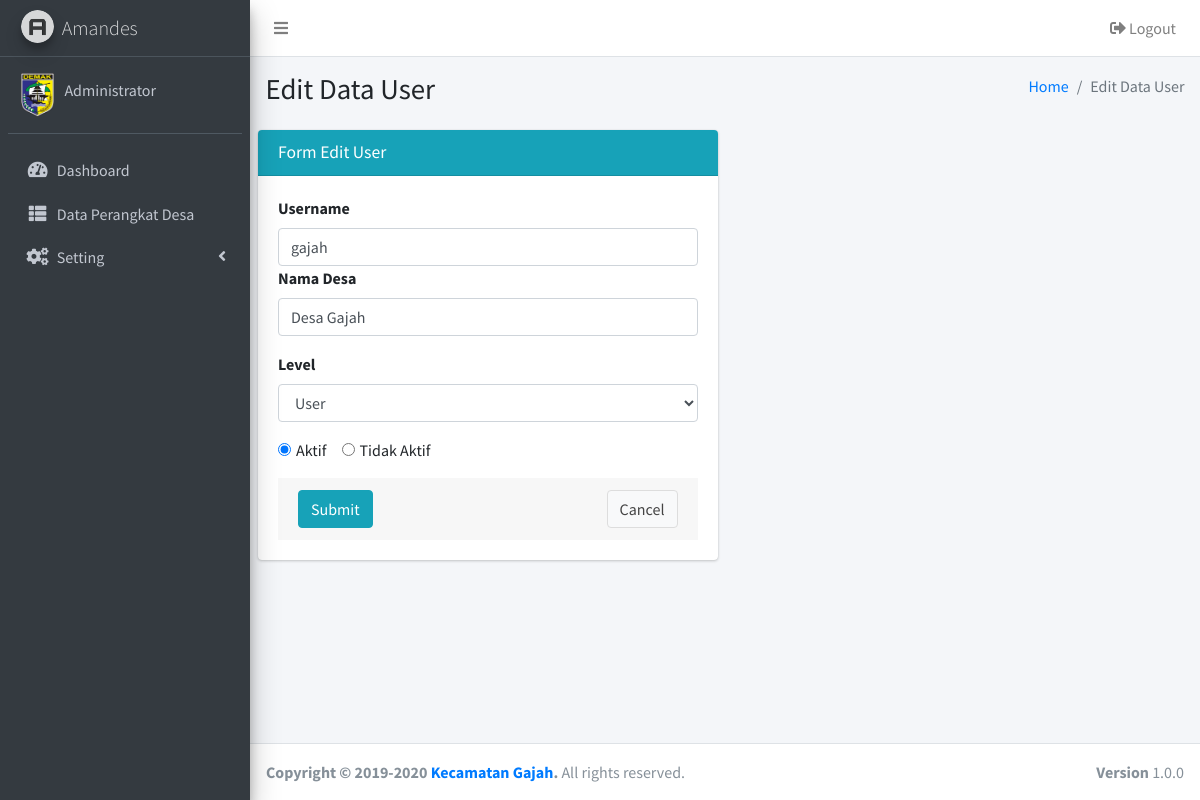
Screenshot of /index.php?page=user&action=edit&id=2 (signed in) with the database file from the repository.
### tables this page shows
CREATE TABLE `tb_user` (
  `id_user` int(11) NOT NULL,
  `username` varchar(30) NOT NULL,
  `password` varchar(255) NOT NULL,
  `nama` varchar(30) NOT NULL,
  `level` varchar(20) NOT NULL,
  `status` enum('Y','N') NOT NULL
);

### user/edit.php (the view, shortened to what this page needs)
<section class="content-header">
    <div class="container-fluid">
        <div class="row mb-2">
            <div class="col-sm-6">
                <h1>Edit Data User</h1>
            </div>
            <div class="col-sm-6">
                <ol class="breadcrumb float-sm-right">
                    <li class="breadcrumb-item"><a href="index.php">Home</a></li>
                    <li class="breadcrumb-item active">Edit Data User</li>
                </ol>
            </div>
        </div>
    </div>
</section>
<section class="content">
    <div class="row">
        <div class="col-6">
            <div class="card card-info">
                <div class="card-header">
                    <h3 class="card-title">Form Edit User</h3>
                </div>
                <?php
                $id_user = $_GET['id'];
                $sql = $conn->query("SELECT * FROM tb_user WHERE id_user=$id_user");
                $data = $sql->fetch_assoc();
                ?>
                <form class="form-horizontal" method="POST">
                    <div class="card-body">
                        <div class="form-group">
                            <label for="username">Username</label>
                            <input type="text" class="form-control" value="<?= $data['username']; ?>" id="username" name="username" placeholder="Username" required>
                            <div class="form-group">
                                <label for="nama">Nama Desa</label>
                                <input type="text" value="<?= $data['nama']; ?>" class="form-control" id="nama" name="nama" placeholder="Nama Desa" required>
                            </div>
                            <div class="form-group">
                                <label for="level">Level</label>
                                <select class="form-control" id="level" name="level" required>
                                    <option <?php if ($data['level'] == 'user') {
                                                echo "selected";
                                            } ?> value="user">User</option>
                                </select>
                            </div>
                            <div class="form-check form-check-inline">
                                <input class="form-check-input" type="radio" name="status" id="inlineRadio1" value="Y" name="status" value="Y" <?php if (in_array("Y", $data)) echo "checked"; ?>>
                                <label class="form-check-label" for="inlineRadio1">Aktif </label>
                            </div>
                            <div class="form-check form-check-inline">
                                <input class="form-check-input" type="radio" name="status" id="inlineRadio1" value="N" name="status" value="N" <?php if (in_array("N", $data)) echo "checked"; ?>>
                                <label class="form-check-label" for="inlineRadio1">Tidak Aktif</label>
                            </div>
                        </div>
                        <div class="card-footer">
                            <button type="submit" name="edit" class="btn btn-info">Submit</button>
                            <a href="?page=user" class="btn btn-default float-right">Cancel</a>
                        </div>
                </form>
            </div>
        </div>
    </div>
</section>

### rows the page displays
tb_user: username "gajah", nama "Desa Gajah", level "User"
